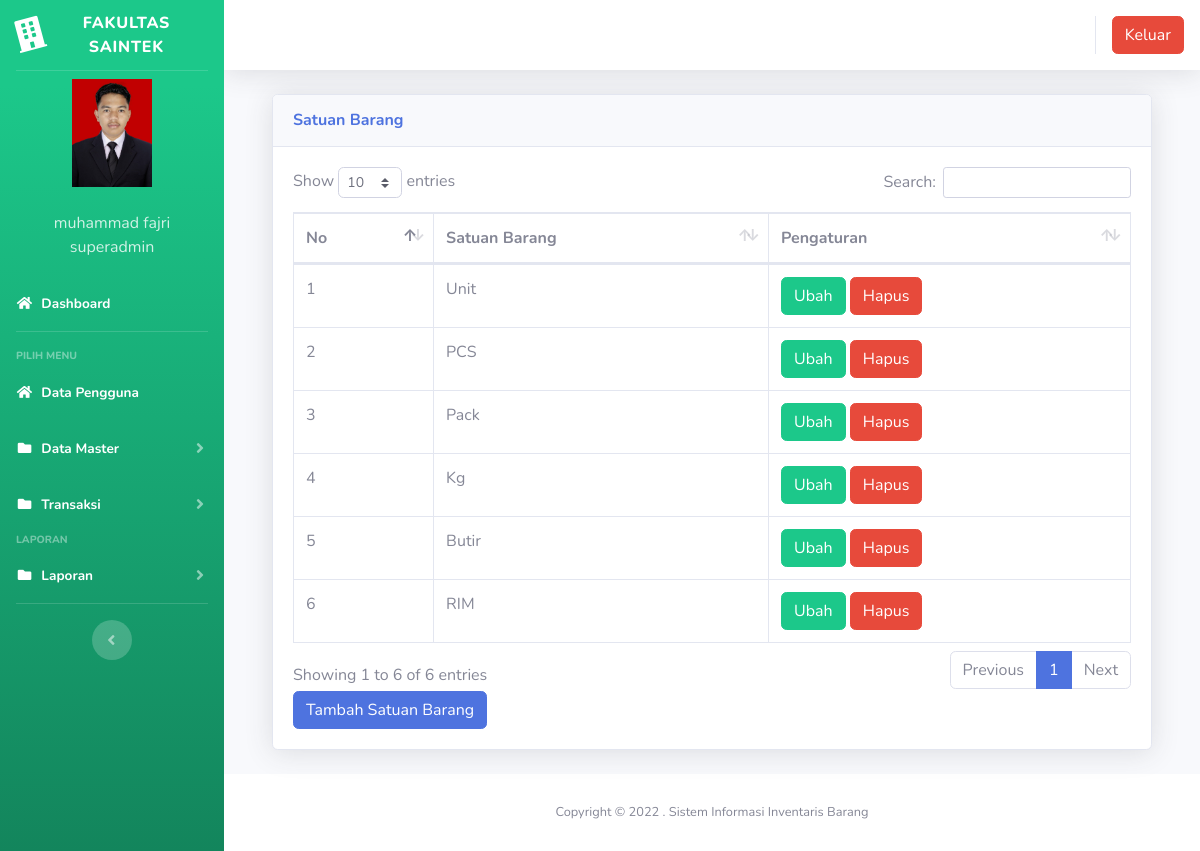
The app's page /index3.php?page=satuanbarang (signed in) with its own data.
### tables this page shows
CREATE TABLE `users` (
  `id` int(11) NOT NULL,
  `nik` varchar(10) NOT NULL,
  `nama` varchar(100) NOT NULL,
  `alamat` varchar(200) NOT NULL,
  `telepon` varchar(100) NOT NULL,
  `username` varchar(100) NOT NULL,
  `password` varchar(100) NOT NULL,
  `level` varchar(25) NOT NULL DEFAULT 'member',
  `foto` varchar(25) NOT NULL
);

CREATE TABLE `satuan` (
  `id` int(11) NOT NULL,
  `satuan` varchar(100) NOT NULL
);

### page/satuanbarang/satuan.php (the view, shortened to what this page needs)
<div class="container-fluid">
  <div class="card shadow mb-4">
    <div class="card-header py-3">
      <h6 class="m-0 font-weight-bold text-primary">Satuan Barang</h6>
    </div>
    <div class="card-body">
      <div class="table-responsive">
        <table class="table table-bordered" id="dataTable" width="100%" cellspacing="0">
        <thead>
                                <tr>
			<th>No</th>
			<th>Satuan Barang</th>
			<th>Pengaturan</th>
                                </tr>
		</thead>
          <tbody>
            <?php
	$no = 1;
	$sql = $koneksi->query("select * from satuan");
	while ($data = $sql->fetch_assoc()) {
	?>
                                <tr>
                                    <td><?php echo $no++; ?></td>
			<td><?php echo $data['satuan'] ?></td>
			<td>
			<a href="?page=satuanbarang&aksi=ubahsatuan&id=<?php echo $data['id'] ?>" class="btn btn-success" >Ubah</a>
			<a onclick="return confirm('Apakah anda yakin akan menghapus data ini?')" href="?page=satuanbarang&aksi=hapussatuan&id=<?php echo $data['id'] ?>" class="btn btn-danger" >Hapus</a>
			</td>
                                </tr>
	<?php }?>
		   </tbody>
                        </table>
<a href="?page=satuanbarang&aksi=tambahsatuan" class="btn btn-primary" >Tambah Satuan Barang</a>
      </div>
    </div>
  </div>
</div>

### index3.php (shortened to what this page needs)
<?php
	$koneksi = new mysqli("localhost","root","","inventori");
	?>
<!DOCTYPE html>
<html lang="en">
<head>
  <link href="vendor/fontawesome-free/css/all.min.css" rel="stylesheet" type="text/css">
  <link href="css/sb-admin-2.min.css" rel="stylesheet">
  <link href="vendor/datatables/dataTables.bootstrap4.min.css" rel="stylesheet">
</head>
<body id="page-top">
  <div id="wrapper">
    <ul class="navbar-nav bg-gradient-success sidebar sidebar-dark accordion" id="accordionSidebar">
      <a class="sidebar-brand d-flex align-items-center justify-content-center" href="index3.php">
        <div class="sidebar-brand-icon rotate-n-15">
          <i class="fas fa-building"></i>
        </div>
        <div class="sidebar-brand-text mx-2">FAKULTAS SAINTEK </div>
      </a>
      <hr class="sidebar-divider my-0">
 <?php
   if ($_SESSION['superadmin']) {
	   $user = $_SESSION['superadmin'];
   }
   $sql =$koneksi->query("select * from users where id='$user'");
   $data = $sql->fetch_assoc();
   ?>
    <li class="d-flex align-items-center justify-content-center">
        <a class="nav-link">
		 <img src="img/<?php echo $data['foto']?>" class="img-circle" width="80" alt="User"/></a>
	  </li>
		 <li class="nav-item ">
        <a class="nav-link">
         	<div class="d-flex align-items-center justify-content-center" class="name">  <?php echo  $data['nama'];?></div></font>
			<div class="d-flex align-items-center justify-content-center" class="email"><?php echo $data['level'];?></div>
		 </a>
      </li>
      <li class="nav-item active">
        <a class="nav-link" href="?page=home3">
          <i class="fas fa-fw fa-home"></i>
          <span>Dashboard</span></a>
      </li>
      <hr class="sidebar-divider">
      <div class="sidebar-heading">
        Pilih Menu
      </div>
	    <li class="nav-item active">
        <a class="nav-link" href="?page=pengguna">
          <i class="fas fa-fw fa-home"></i>
          <span>Data Pengguna</span></a>
      </li>
	   <li class="nav-item active">
        <a class="nav-link collapsed" href="#" data-toggle="collapse" data-target="#collapseData" aria-expanded="true" aria-controls="collapseData">
          <i class="fas fa-fw fa-folder"></i>
          <span>Data Master</span>
        </a>
      </li>
	    <li class="nav-item active">
        <a class="nav-link collapsed" href="#" data-toggle="collapse" data-target="#collapsePages" aria-expanded="true" aria-controls="collapsePages">
          <i class="fas fa-fw fa-folder"></i>
          <span>Transaksi</span>
        </a>
      </li>
      <div class="sidebar-heading">
        Laporan
      </div>
	     <li class="nav-item active">
        <a class="nav-link collapsed" href="#" data-toggle="collapse" data-target="#collapseLaporan" aria-expanded="true" aria-controls="collapseLaporan">
          <i class="fas fa-fw fa-folder"></i>
          <span>Laporan</span>
        </a>
      </li>
      <hr class="sidebar-divider d-none d-md-block">
      <div class="text-center d-none d-md-inline">
        <button class="rounded-circle border-0" id="sidebarToggle"></button>
      </div>
    </ul>
    <div id="content-wrapper" class="d-flex flex-column">
      <div id="content">
        <nav class="navbar navbar-expand navbar-light bg-white topbar mb-4 static-top shadow">
          <ul class="navbar-nav ml-auto">
            <li class="nav-item dropdown no-arrow">
			 <div class="top-menu">
        <ul class="nav pull-right top-menu">
           <li><a onclick="return confirm('Apakah anda yakin akan logout?')" class="btn btn-danger" class="logout" href="logout.php">Keluar</a></li>
        </ul>
      </div>
            </li>
          </ul>
        </nav>
        <div class="container-fluid">
		 <section class="content">
		      <?php
			   $page = $_GET['page'];
			   $aksi = $_GET['aksi'];
			     if ($page == "satuanbarang") {
				   if ($aksi == "") {
					   include "page/satuanbarang/satuan.php";
				   }
			   }
			   ?>
    </section>
</div>
      <footer class="sticky-footer bg-white">
        <div class="container my-auto">
          <div class="copyright text-center my-auto">
            <span>Copyright &copy; 2022 . Sistem Informasi Inventaris Barang</span>
          </div>
        </div>
      </footer>
    </div>
  </div>
  </div>
</body>
</html>

### records on screen
users: foto (picture), nama "muhammad fajri", level "superadmin"
satuan: satuan "Unit"
satuan: satuan "PCS"
satuan: satuan "Pack"
satuan: satuan "Kg"
satuan: satuan "Butir"
satuan: satuan "RIM"
